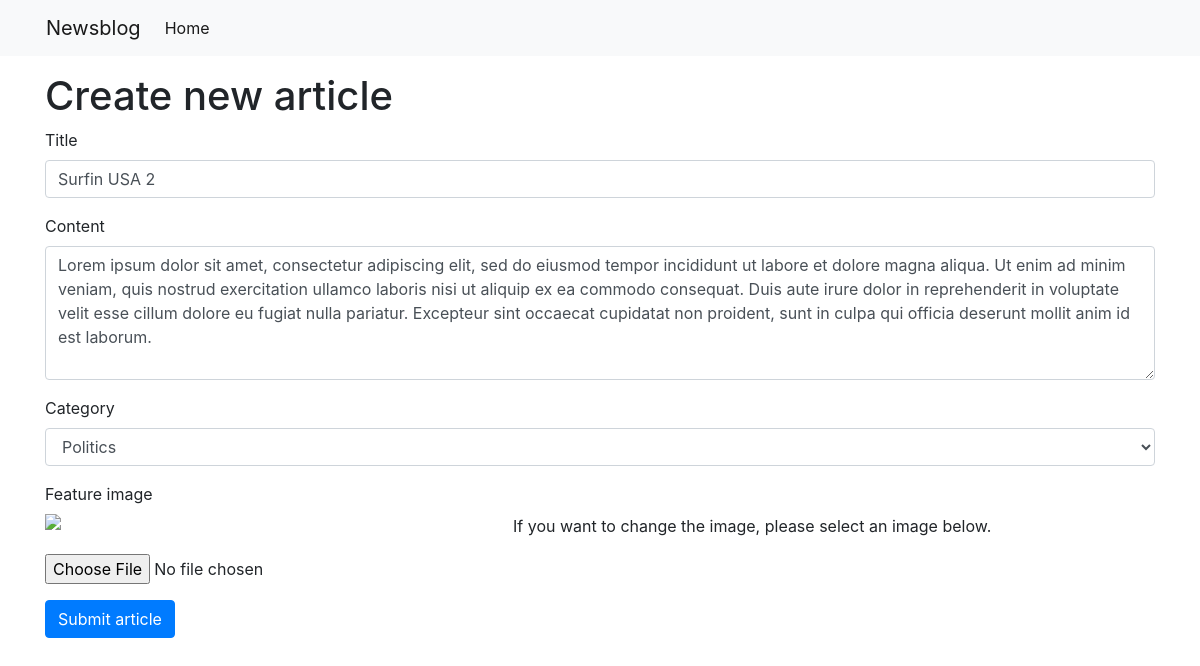
Screenshot of /update/1 with the database file from the repository.
### app/models.py (models this page shows, shortened)
class Article(db.Model):
    id = db.Column(db.Integer, primary_key=True)
    title = db.Column(db.String(128))
    content = db.Column(db.String(2048))
    category = db.Column(db.String(128))
    image = db.Column(db.String(128))  # filename of feature image
    created = db.Column(db.DateTime, index=True, default=datetime.utcnow)
    updated = db.Column(db.DateTime, index=True, default=datetime.utcnow)

### app/routes.py (the view)
@app.route('/update/<id>', methods=['GET', 'POST'])
def update(id):
    article = Article.query.filter_by(id=id).first_or_404()
    form = ArticleForm()
    if form.validate_on_submit():
        if form.image.data:
            filename = upload_image(form.image.data)
            article.image = filename
        article.title = form.title.data
        article.content = form.content.data
        article.category = form.category.data
        db.session.commit()
        flash("Your changes have been saved.")
        return redirect(url_for('index'))
    elif request.method == "GET":
        form.title.data = article.title
        form.content.data = article.content
        form.category.data = article.category
    return render_template('update.html', title='Edit Article', form=form, article=article)

### app/forms.py
class ArticleForm(FlaskForm):
    title = StringField('Title', validators=[DataRequired()])
    content = TextAreaField('Content', validators=[DataRequired()])
    category = SelectField('Category',
        choices=[('politics', 'Politics'),
                ('economics', 'Economics'),
                ('sports', 'Sports')],
        validators=[DataRequired()])
    image = FileField('Feature image', validators=[
        FileAllowed(['jpg','jpeg','png'], 'Images (jpg, jpeg, png) only!')
    ])
    submit = SubmitField('Submit article')

### app/templates/update.html (shortened to what this page needs)
{% extends "base.html" %}
{% block content %}
<h1>Create new article</h1>
<form action="" method="post" enctype="multipart/form-data" novalidate>
    <div class="form-group">
        {{ form.title.label }}<br>
        {{ form.title(class_="form-control") }}
    </div>
    <div class="form-group">
        {{ form.content.label }}<br>
        {{ form.content(class_="form-control", rows="5") }}
    </div>
    <div class="form-group">
        {{ form.category.label }}<br>
        {{ form.category(class_="form-control") }}
    </div>
    <div class="form-group">
        {{ form.image.label }}<br>
        {% if article.image %}
            {% set path= 'uploads/' + article.image %}
            <img src="{{ url_for('static', filename=path) }}" style="float: left; width: 40%; margin: 0 24px 12px 0;">
            <p>If you want to change the image, please select an image below.</p>
        {% else %}
            <p>The article currently has no image.</p>
        {% endif %}
        {{ form.image(class_="form-control-file") }}
    </div>
    <div>{{ form.submit(class_="btn btn-primary") }}</div>
</form>
{% endblock %}

### app/templates/base.html (shortened to what this page needs)
<!DOCTYPE html>
<html lang="en">
<head>
    <link rel="stylesheet" href="https://stackpath.bootstrapcdn.com/bootstrap/4.4.1/css/bootstrap.min.css"
>
</head>
<body>
    <div class="bg-light">
        <nav class="container navbar navbar-expand-lg navbar-light bg-light">
            <a class="navbar-brand" href="{{ url_for('index') }}">Newsblog</a>
            <div class="collapse navbar-collapse" id="navbarNav">
                <ul class="navbar-nav">
                    <li class="nav-item active">
                        <a class="nav-link" href="{{ url_for('index') }}">Home </a>
                    </li>
                </ul>
            </div>
        </nav>
    </div>
    <div class="container" style="margin-top: 16px;">
        {% block content %}{% endblock %}
    </div>
</body>
</html>

### rows the page displays
Article: title "Surfin USA 2", content "Lorem ipsum dolor sit amet, consectetur adipiscing elit, sed do eiusmod tempor incididunt ut labore et dolore magna aliqua. Ut enim ad minim veniam, quis nostrud exercitation ullamco laboris nisi ut aliquip ex ea commodo consequat. Duis aute irure dolor in reprehenderit in voluptate velit esse cillum dolore eu fugiat nulla pariatur. Excepteur sint occaecat cupidatat non proident, sunt in culpa qui officia deserunt mollit anim id est laborum.", category "Politics"
